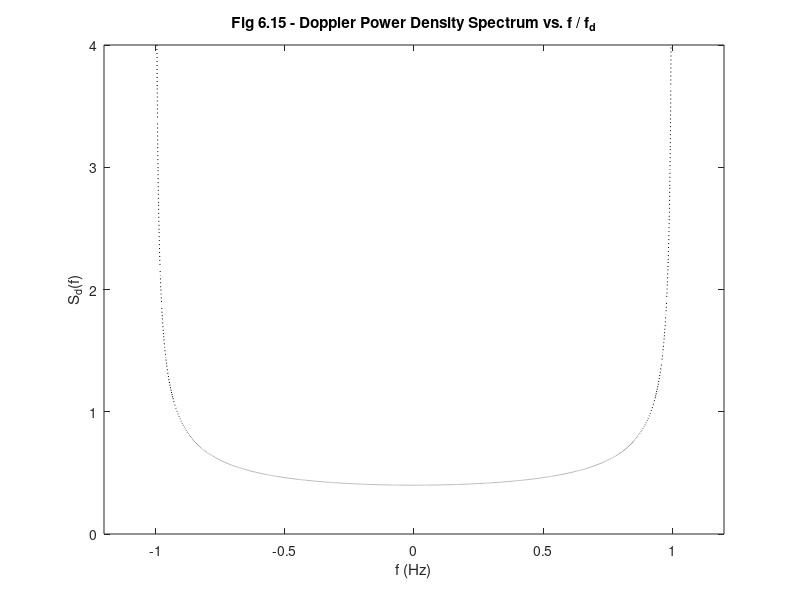

This figure's MATLAB source:
%%%%%%%%%%%%%%%%%%%%%%%%%%%%%%%%%%%%%%%%%%%%%%%%%%%%%%%%%%%%%
%%                                                         %%
%% ******************************************************  %%
%% * Smart Antennas for Wireless Applications w/ Matlab *  %%
%% ******************************************************  %%
%%                                                         %%
%% Chapter 6: Fig 6.15                                     %%
%%                                                         %%
%% Author: Frank Gross                                     %%
%% McGraw-Hill, 2005                                       %%
%% Date:  9/29/2004                                        %%
%%                                                         %%
%% This code creates Fig 6.15, a plot of the Doppler Power %%
%%     Density Spectrum vs. Frequency for -fd < f < fd.    %%
%%%%%%%%%%%%%%%%%%%%%%%%%%%%%%%%%%%%%%%%%%%%%%%%%%%%%%%%%%%%%      

%%------------------- Define Variables:--------------------%%
% sig2 - Average signal power                               %
% fd - Doppler Frequency (Hz)                               %
% f - Frequency (Hz)                                        %
% Sd - Doppler Power Spectrum                               %
%%---------------------------------------------------------%%

%%------------------ Given Values ------------------%%

sig2 = pi;  fd = 1; f = (-fd+0.005):0.001:(fd-0.005);

%%-------- Determine Doppler Power Spectrum --------%%

Sd = sig2./(pi*fd*sqrt(1-(f/fd).^2));   Sd = Sd*4/max(Sd);

%%------------------ Plot Results ------------------%%

plot(f,Sd,'k:')

title('\bfFig 6.15 - Doppler Power Density Spectrum vs. f / f_d','Fontweight','bold')
xlabel('f (Hz)')
ylabel('S_d(f)')

axis([-1.2 1.2 0 4])

patch([-1 -1],[0 4],'k')
patch([1 1],[0 4],'k')
